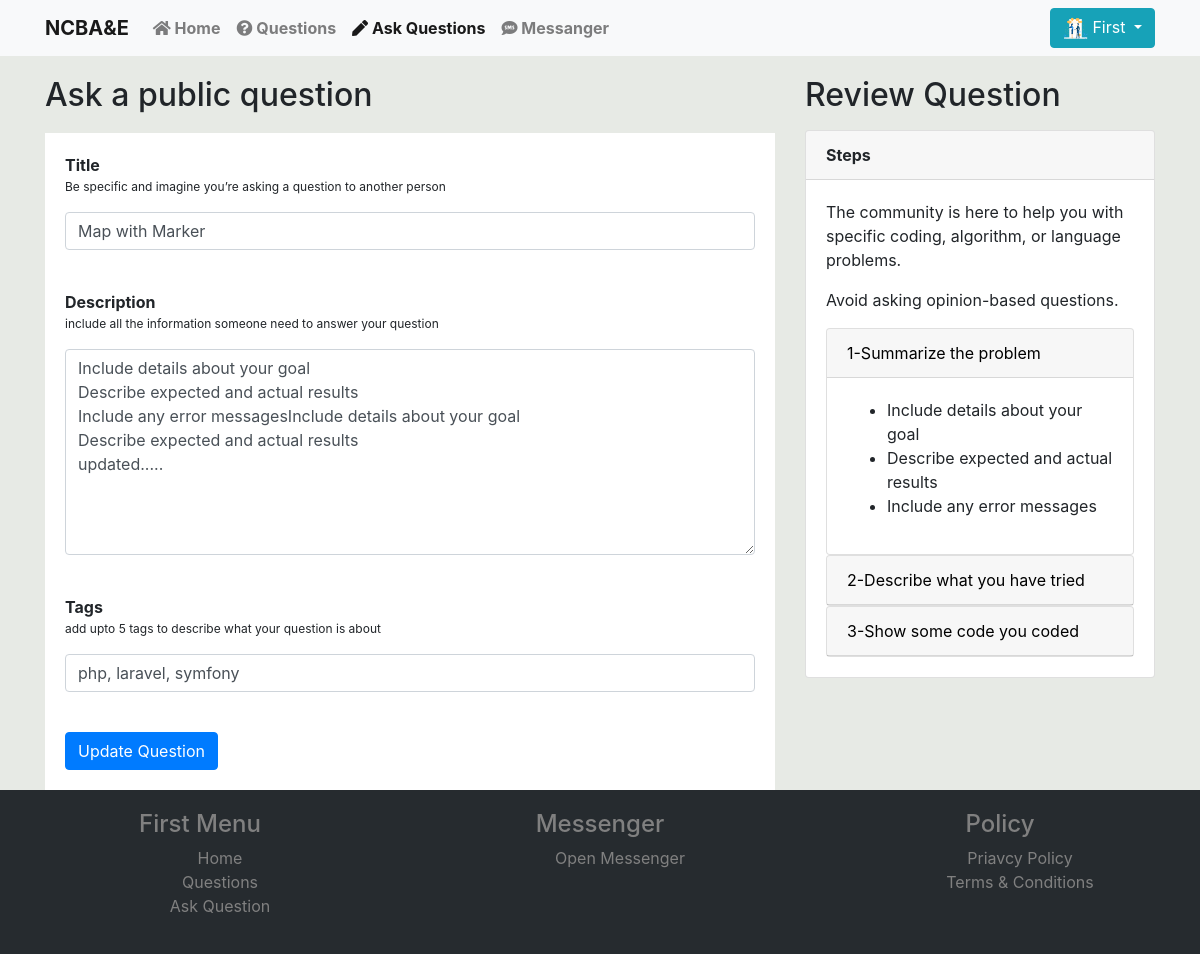
/Main/update_question.php?question=7 (signed in), run on the app's committed database.
### tables this page shows
CREATE TABLE `questions` (
  `question_id` int(11) NOT NULL,
  `title` varchar(255) NOT NULL,
  `description` text NOT NULL,
  `tags` varchar(255) NOT NULL,
  `user_id` int(11) NOT NULL,
  `posting_date` datetime NOT NULL DEFAULT current_timestamp()
);

### Main/update_question.php (the view, shortened to what this page needs)
<?php
$username = $_SESSION['username'];
$profile = $_SESSION['profile'];
include '../functions/db.php';
if($_GET['question']){
$question = $_GET['question'];
$query = "SELECT * FROM `questions` WHERE question_id = $question";
$result = $con->query($query);
$row = $result->fetch_assoc();
extract($row);
}
else
{
}
?>
<!DOCTYPE html>
<html>
<head>
	  <link rel="stylesheet" href="https://maxcdn.bootstrapcdn.com/bootstrap/4.4.1/css/bootstrap.min.css">
	  <link rel="stylesheet" href="https://use.fontawesome.com/releases/v5.7.0/css/all.css">
	  <link rel="stylesheet" type="text/css" href="https://cdnjs.cloudflare.com/ajax/libs/jqueryui/1.12.1/jquery-ui.min.css">
	  <link rel="stylesheet" type="text/css" href="https://cdnjs.cloudflare.com/ajax/libs/bootstrap-tokenfield/0.12.0/css/bootstrap-tokenfield.min.css">
</head>
<body>
    <nav class="navbar navbar-expand-md bg-light navbar-light">
        <div class="container">
  <a class="navbar-brand" href="index.php"><b>NCBA&E</b></a>
  <div class="collapse navbar-collapse" id="collapsibleNavbar">
    <ul class="navbar-nav">
      <li class="nav-item">
        <a class="nav-link " href="index.php"><i class="fas fa-home"></i> Home</a>
      </li>
      <li class="nav-item">
        <a class="nav-link" href="questions_page.php"><i class="fas fa-question-circle"></i> Questions</a>
      </li>
      <li class="nav-item">
        <a class="nav-link active" href="ask_questions.php"><i class="fas fa-pen"></i> Ask Questions</a>
      </li>
      <?php if(isset($_SESSION['username'])): ?>
      <li class="nav-item">
        <a class="nav-link" href="../chat/chats.php"><i class="fas fa-sms"></i> Messanger</a>
      </li>
  <?php endif; ?>
    </ul>
    <ul class="nav navbar-right ml-auto">
         <?php if(isset($_SESSION['user_Id'])):  ?>
        <li class="nav-item">
    <div class="dropdown">
        <button type="button" class="btn btn-info dropdown-toggle" data-toggle="dropdown">
           <img src="<?= $profile ?>" style="width: 25px;height: 25px;">
           <?= $username ?>
        </button>
    </div>
     </li>
        <?php else: ?>
        <li class="nav-item"><a class="nav-link"><i class="fas fa-sign-in-alt"></i> signin</a></li>
        <li class="nav-item"><a class="nav-link"><i class="fas fa-user-plus"></i> signup</a></li>
    <?php endif; ?>
    </ul>
  </div>
</div>
</nav>
<div class="container">
	<div class="row">
		<div class="col-md-8">
	<div id="quest-data">
	  <h2>Ask a public  question</h2>
	  </div>
<form method="post" action="update_q.php?question=<?= $question ?>" id="question-form">
	<div class="from-group" id="form-group">
		<label><b>Title</b></label>
		<p id="tit-info"><span>Be specific and imagine you’re asking a question to another person</span></p>
		<input type="text" name="title" id="title" placeholder="e.g is there any function to find the index of element in a php array" class="form-control" value="<?= $title ?>">
	</div>
	<div class="from-group" id="form-group">
		<label><b>Description</b></label>
		<p id="tit-info"><span>include all the information someone need to answer your question</span></p>
		<textarea name="description" id="description" placeholder="Details of your expected and actual results" rows="8" cols="40" class="form-control" ><?= $description ?></textarea>
	</div>
	<div class="from-group" id="form-group">
		<label><b>Tags</b></label>
		<p id="tit-info"><span>add upto 5 tags to describe what your question is about</span></p>
		<input type="text" name="tags" id="tags" class="form-control" placeholder="e.g (php,css,html,java,android etc)" value="<?= $tags ?>">
	</div>
	<div class="from-group" id="form-group">
		<button class="btn btn-primary" id="submit-btn">Update Question</button>
	</div>
</form>
</div>
<div class="col-md-4">
	<div id="question-step">
		<h2>Review Question</h2>
		<div class="card" id="card-step">
			<div class="card-header"><b>Steps</b></div>
			<div class="card-body">
				<p>The community is here to help you with specific coding, algorithm, or language problems.</p><p>
Avoid asking opinion-based questions.</p>
				<div id="accordion">
  <div class="card">
    <div class="card-header">
      <a class="card-link" data-toggle="collapse" href="#collapseOne">
        1-Summarize the problem
      </a>
    </div>
    <div id="collapseOne" class="collapse show" data-parent="#accordion">
      <div class="card-body">
        <ul>
        	<li>Include details about your goal</li>
        	<li>Describe expected and actual results</li>
        	<li>Include any error messages</li>
        </ul>
      </div>
    </div>
  </div>
  <div class="card">
    <div class="card-header">
      <a class="collapsed card-link" data-toggle="collapse" href="#collapseTwo">
        2-Describe what you have tried
      </a>
    </div>
  </div>
  <div class="card">
    <div class="card-header">
      <a class="collapsed card-link" data-toggle="collapse" href="#collapseThree">
        3-Show some code you coded
      </a>
    </div>
  </div>
</div>
			</div>
		</div>
	</div>
</div>
</div>
</div>
  <footer>
    <div class="container-fluid">
    <div class="row">
        <div class="col-md-4 menu">
            <h4>First Menu</h4>
            <ul class="footer-menu">
                <li><a href="index.php">Home</a></li>
                <li><a href="questions_page.php">Questions</a></li>
                <li><a href="ask_question.php">Ask Question</a></li>
            </ul>
        </div>
        <div class="col-md-4 rights">
        <h4>Messenger</h4>
        <ul>
            <li><a href="../chat/chats.php">Open Messenger</a></li>
        </ul>
    </div>
        <div class="col-md-4 policy">
            <h4>Policy</h4>
            <ul>
            <li><a href="">Priavcy Policy</a></li>
            <li><a href="">Terms & Conditions</a></li>
        </ul>
        </div>
    </div>
</div>
</footer>
</body>
</html>

### Main/update_question.php (style rules this page uses)
body { background-color: #e7eae5; }
#quest-data { text-align: left; padding-bottom: 10px; margin-top: 20px; }
#question-form { background-color: white; }
#tit-info { font-size: 12px; margin-top: -7px; }
#form-group { padding:20px; }
#question-step { margin-top: 20px; margin-bottom: 15px; }
#card-step { margin-top: 15px; }
.menu { text-align: center; color:grey; }
.policy { text-align: center; color:grey; }
.rights { text-align: center; color: grey; }
footer { background-color: #262b2f; padding-bottom: 20px; padding-top: 20px; }
.footer-menu { list-style: none; }
li.nav-item { font-weight: bold; }
.card-link { color:black; }
.rights ul { list-style: none; }
.policy ul { list-style: none; }
.rights ul li a { color: grey; }
.policy ul li a { color: grey; }
.footer-menu li a { color:grey; }

### data on the page
questions: title "Map with Marker", description "Include details about your goal Describe expected and actual results Include any error messagesInclude details about your goal Describe expected and actual results updated.....", tags "php, laravel, symfony"

### other printed values
$username "First"
